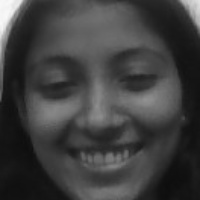
#> input picture dataset/Harshita_1.jpg, 200 x 200 px, given in place of the camera
$ python recognize_face.py
#> lines starting #> are read from the running program, lines starting #| are printed output that depends on the picture; long printed decimals are rounded
import cv2
import numpy as np
import os
import csv
from datetime import datetime

# Load Haar Cascade classifier
detector = cv2.CascadeClassifier(cv2.data.haarcascades + "haarcascade_frontalface_default.xml")

# Load trained model
recognizer = cv2.face.LBPHFaceRecognizer_create()

# ✅ Ensure trainer.yml exists before reading
if not os.path.exists("trainer.yml"):
    print("❌ Error: 'trainer.yml' not found! Train the model first.")
    exit()

recognizer.read("trainer.yml")

# ✅ Load label dictionary properly
label_dict = {}
reverse_label_dict = {}

dataset_path = "dataset"
if not os.path.exists(dataset_path):
    print("⚠️ No dataset folder found!")
    exit()

image_files = [f for f in os.listdir(dataset_path) if f.endswith(".jpg")]

if not image_files:
    print("⚠️ No training images found in 'dataset' folder!")
    exit()

for file in image_files:
    label = file.split("_")[0]
    if label not in label_dict:
        label_dict[label] = len(label_dict)
        reverse_label_dict[label_dict[label]] = label  # Reverse mapping

print("🔹 Label Dictionary:", label_dict)
print("🔹 Reverse Label Dictionary:", reverse_label_dict)

# ✅ Create or open CSV file for attendance
csv_filename = "attendance.csv"
if not os.path.exists(csv_filename):
    with open(csv_filename, mode="w", newline="") as file:
        writer = csv.writer(file)
        writer.writerow(["Name", "Date", "Time"])  # CSV headers

# ✅ Open webcam
cam = cv2.VideoCapture(0)

recognized_students = set()  # Avoid duplicate entries in one session

while True:
    ret, frame = cam.read()
#> frame is the input picture: shape (200, 200, 3); min 13, max 250, mean 63.8
    if not ret:
        print("❌ Camera Error: Unable to capture frame")
        break

    gray = cv2.cvtColor(frame, cv2.COLOR_BGR2GRAY)
    faces = detector.detectMultiScale(gray, 1.3, 5)
#> faces = [[14, 12, 177, 177]]

    for (x, y, w, h) in faces:
        face_resized = cv2.resize(gray[y:y+h, x:x+w], (200, 200))  # Resize to match training

        try:
            label, confidence = recognizer.predict(face_resized)

            print(f"🔍 Predicted Label: {label}, Confidence: {confidence}")

            if label in reverse_label_dict:
                name = reverse_label_dict[label]

                if confidence < 70:
                    if name not in recognized_students:
                        recognized_students.add(name)
                        now = datetime.now().strftime("%Y-%m-%d, %H:%M:%S")

                        # ✅ Append to CSV
                        with open(csv_filename, mode="a", newline="") as file:
                            writer = csv.writer(file)
                            writer.writerow([name, now.split(", ")[0], now.split(", ")[1]])

                        print(f"✅ Attendance Marked: {name} at {now}")

                    text = f"{name} ({round(confidence, 2)})"
                    cv2.putText(frame, text, (x, y-10), cv2.FONT_HERSHEY_SIMPLEX, 0.8, (0, 255, 0), 2)
                    cv2.rectangle(frame, (x, y), (x+w, y+h), (0, 255, 0), 2)
                else:
                    print(f"⚠️ Low Confidence ({confidence}) - Face Not Recognized")
            else:
                print(f"❌ Error: Label {label} not found in dictionary!")

        except Exception as e:
            print(f"❌ Error recognizing face: {e}")
#> this loop made 1 pass
#> (x, y, w, h, label, confidence, name) on pass 1: (14, 12, 177, 177, 0, 87.36, 'Harshita')
#| 🔍 Predicted Label: 0, Confidence: 87.356
#| ⚠️ Low Confidence (87.356) - Face Not Recognized
#> pass 1, `face_resized = cv2.resize(gray[y:y+h, x:x+w], (200, 200))`:
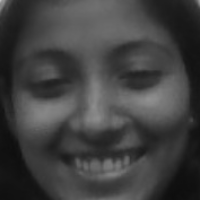
#> face_resized: shape (200, 200); min 13, max 190, mean 64.7
#> after the loop, recognized_students = 0 items

    cv2.imshow("Face Recognition", frame)

    # Press 'q' to exit
    if cv2.waitKey(1) & 0xFF == ord('q'):
#> (key q is pressed here)
        break

# ✅ Release camera and close windows
cam.release()
cv2.destroyAllWindows()
print("📌 Camera closed. Attendance saved to 'attendance.csv'.")
